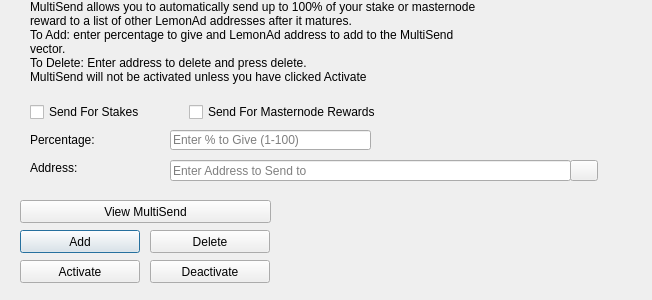
<?xml version="1.0" encoding="UTF-8"?>
<ui version="4.0">
 <class>MultiSendDialog</class>
 <widget class="QDialog" name="MultiSendDialog">
  <property name="windowModality">
   <enum>Qt::NonModal</enum>
  </property>
  <property name="geometry">
   <rect>
    <x>0</x>
    <y>0</y>
    <width>652</width>
    <height>300</height>
   </rect>
  </property>
  <property name="windowTitle">
   <string>MultiSend</string>
  </property>
  <widget class="QLineEdit" name="multiSendPercentEdit">
   <property name="geometry">
    <rect>
     <x>170</x>
     <y>130</y>
     <width>201</width>
     <height>20</height>
    </rect>
   </property>
   <property name="toolTip">
    <string>Enter whole numbers 1 - 100</string>
   </property>
   <property name="placeholderText">
    <string>Enter % to Give (1-100)</string>
   </property>
  </widget>
  <widget class="QLineEdit" name="multiSendAddressEdit">
   <property name="geometry">
    <rect>
     <x>170</x>
     <y>160</y>
     <width>401</width>
     <height>21</height>
    </rect>
   </property>
   <property name="toolTip">
    <string/>
   </property>
   <property name="placeholderText">
    <string>Enter Address to Send to</string>
   </property>
  </widget>
  <widget class="QLabel" name="label_2">
   <property name="geometry">
    <rect>
     <x>30</x>
     <y>0</y>
     <width>451</width>
     <height>121</height>
    </rect>
   </property>
   <property name="lineWidth">
    <number>1</number>
   </property>
   <property name="text">
    <string>MultiSend allows you to automatically send up to 100% of your stake or masternode reward to a list of other LemonAd addresses after it matures.
To Add: enter percentage to give and LemonAd address to add to the MultiSend vector.
To Delete: Enter address to delete and press delete.
MultiSend will not be activated unless you have clicked Activate</string>
   </property>
   <property name="alignment">
    <set>Qt::AlignLeading|Qt::AlignLeft|Qt::AlignTop</set>
   </property>
   <property name="wordWrap">
    <bool>true</bool>
   </property>
  </widget>
  <widget class="QLabel" name="message">
   <property name="geometry">
    <rect>
     <x>290</x>
     <y>200</y>
     <width>351</width>
     <height>91</height>
    </rect>
   </property>
   <property name="text">
    <string/>
   </property>
  </widget>
  <widget class="QPushButton" name="addButton">
   <property name="geometry">
    <rect>
     <x>20</x>
     <y>230</y>
     <width>120</width>
     <height>23</height>
    </rect>
   </property>
   <property name="toolTip">
    <string/>
   </property>
   <property name="statusTip">
    <string>Add to MultiSend Vector</string>
   </property>
   <property name="text">
    <string>Add</string>
   </property>
  </widget>
  <widget class="QPushButton" name="disableButton">
   <property name="geometry">
    <rect>
     <x>150</x>
     <y>260</y>
     <width>120</width>
     <height>23</height>
    </rect>
   </property>
   <property name="statusTip">
    <string>Deactivate MultiSend</string>
   </property>
   <property name="text">
    <string>Deactivate</string>
   </property>
  </widget>
  <widget class="QPushButton" name="addressBookButton">
   <property name="geometry">
    <rect>
     <x>570</x>
     <y>160</y>
     <width>28</width>
     <height>21</height>
    </rect>
   </property>
   <property name="toolTip">
    <string>Choose an address from the address book</string>
   </property>
   <property name="text">
    <string/>
   </property>
   <property name="icon">
    <iconset resource="../lemonad.qrc">
     <normaloff>:/icons/address-book</normaloff>:/icons/address-book</iconset>
   </property>
   <property name="shortcut">
    <string>Alt+A</string>
   </property>
   <property name="autoDefault">
    <bool>false</bool>
   </property>
  </widget>
  <widget class="QLabel" name="label">
   <property name="geometry">
    <rect>
     <x>30</x>
     <y>130</y>
     <width>121</width>
     <height>20</height>
    </rect>
   </property>
   <property name="toolTip">
    <string>Percentage of stake to send</string>
   </property>
   <property name="text">
    <string>Percentage:</string>
   </property>
  </widget>
  <widget class="QLabel" name="label_5">
   <property name="geometry">
    <rect>
     <x>30</x>
     <y>160</y>
     <width>111</width>
     <height>16</height>
    </rect>
   </property>
   <property name="toolTip">
    <string>Address to send portion of stake to</string>
   </property>
   <property name="text">
    <string>Address:</string>
   </property>
  </widget>
  <widget class="QPushButton" name="deleteButton">
   <property name="geometry">
    <rect>
     <x>150</x>
     <y>230</y>
     <width>120</width>
     <height>23</height>
    </rect>
   </property>
   <property name="toolTip">
    <string/>
   </property>
   <property name="statusTip">
    <string>Delete Address From MultiSend Vector</string>
   </property>
   <property name="text">
    <string>Delete</string>
   </property>
  </widget>
  <widget class="QPushButton" name="activateButton">
   <property name="geometry">
    <rect>
     <x>20</x>
     <y>260</y>
     <width>120</width>
     <height>23</height>
    </rect>
   </property>
   <property name="statusTip">
    <string>Activate MultiSend</string>
   </property>
   <property name="text">
    <string>Activate</string>
   </property>
  </widget>
  <widget class="QPushButton" name="viewButton">
   <property name="geometry">
    <rect>
     <x>20</x>
     <y>200</y>
     <width>251</width>
     <height>23</height>
    </rect>
   </property>
   <property name="toolTip">
    <string/>
   </property>
   <property name="statusTip">
    <string>View MultiSend Vector</string>
   </property>
   <property name="text">
    <string>View MultiSend</string>
   </property>
  </widget>
  <widget class="QWidget" name="horizontalLayoutWidget">
   <property name="geometry">
    <rect>
     <x>30</x>
     <y>100</y>
     <width>351</width>
     <height>24</height>
    </rect>
   </property>
   <layout class="QHBoxLayout" name="horizontalLayout">
    <item>
     <widget class="QCheckBox" name="multiSendStakeCheckBox">
      <property name="text">
       <string>Send For Stakes</string>
      </property>
     </widget>
    </item>
    <item>
     <widget class="QCheckBox" name="multiSendMasternodeCheckBox">
      <property name="text">
       <string>Send For Masternode Rewards</string>
      </property>
     </widget>
    </item>
   </layout>
  </widget>
 </widget>
 <resources>
  <include location="../lemonad.qrc"/>
 </resources>
 <connections/>
</ui>
